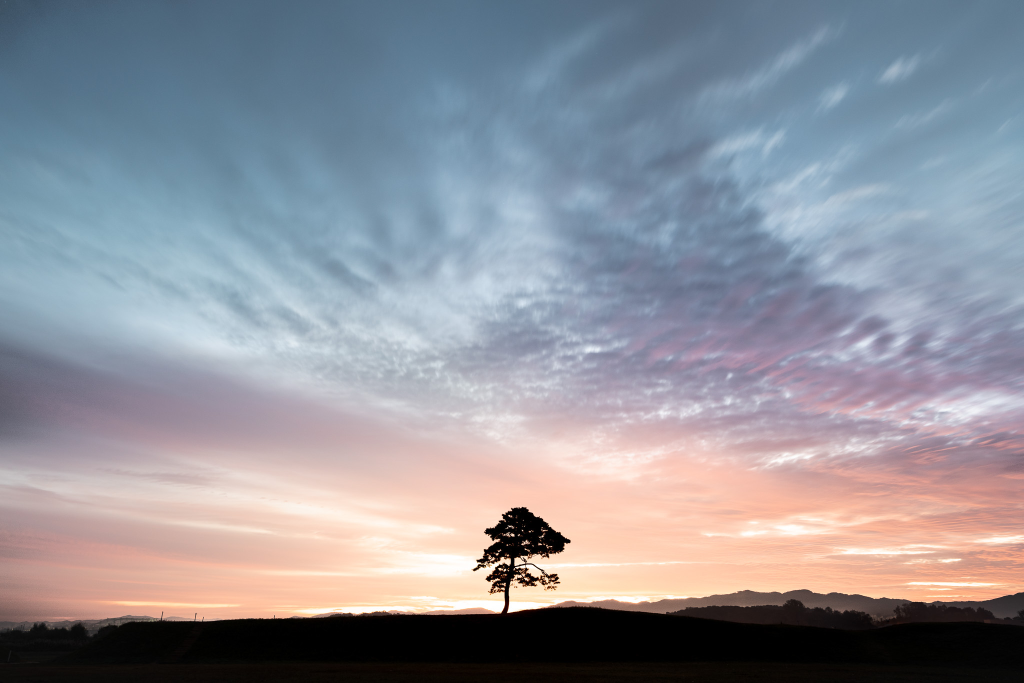
#> input picture Kmeans_Image_Color_Compression/R3B03380.jpg, 2048 x 1366 px (shown at 1/2 size)
$ python kmeans_image_color_compression.py
#> lines starting #> are read from the running program, lines starting #| are printed output that depends on the picture
import numpy as np
import cv2
IMG_PATH = './R3B03380.jpg'
K_INDEX = [4, 8, 16]

img, res, criteria = cv2.imread(IMG_PATH), list(), (cv2.TERM_CRITERIA_EPS + cv2.TERM_CRITERIA_MAX_ITER, 10000, 0.0001)
#> img is the input picture: shape (1366, 2048, 3); mean B, G, R 153.8, 145.2, 143.5
#> res = []; criteria = (3, 10000, 0.0001)
imgshape = [img.shape[0] // 2, img.shape[1] // 2, img.shape[2]]
#> imgshape = [683, 1024, 3]
img = np.float32(cv2.resize(img, (imgshape[1], imgshape[0])).reshape((-1, 3)))

for k in K_INDEX:
    tmp = cv2.kmeans(img, k, None, criteria, 1, cv2.KMEANS_PP_CENTERS)
    res.append(np.uint8(tmp[2])[tmp[1].flatten()].reshape(imgshape))
#> after the loop, res = 3 items

for i, r in enumerate(res):
    cv2.imshow('Clustering with K = {0}'.format(K_INDEX[i]), r)
    cv2.waitKey(0)
#> this loop made 3 passes
#> pass 1, `cv2.imshow('Clustering with K = {0}'.format(K_INDEX[i]), r)`:
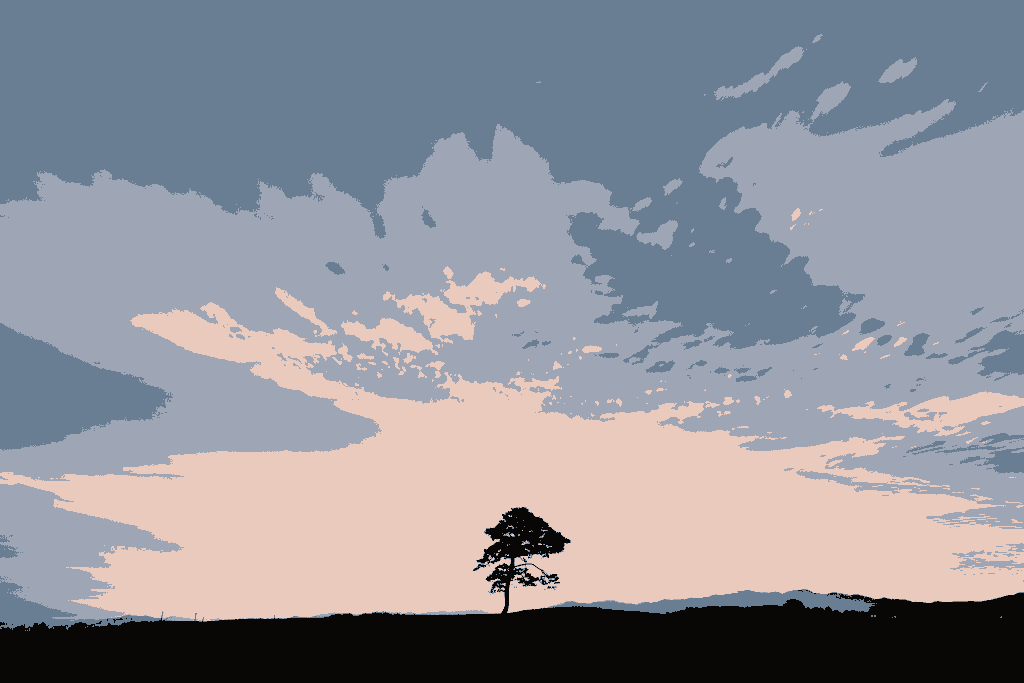
#> window 'Clustering with K = 4': shape (683, 1024, 3); mean B, G, R 153.5, 144.8, 143.2
#> pass 2, `cv2.imshow('Clustering with K = {0}'.format(K_INDEX[i]), r)`:
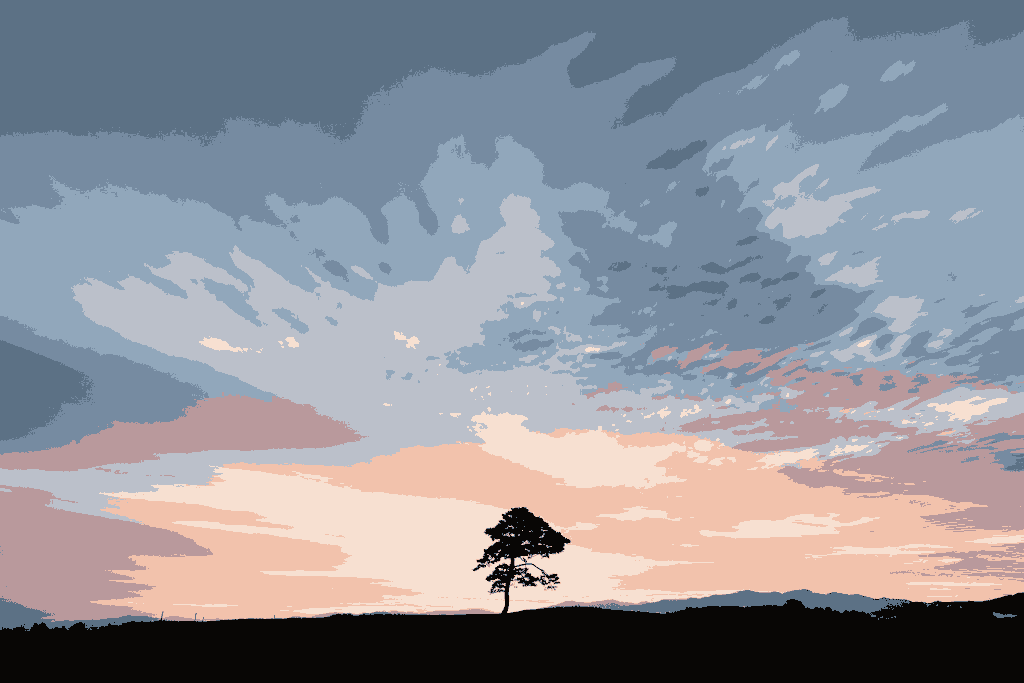
#> window 'Clustering with K = 8': shape (683, 1024, 3); mean B, G, R 153.6, 144.9, 142.9
cv2.destroyAllWindows()

$ run again, with Kmeans_Image_Color_Compression/Clustering_with_K_4.jpg copied over Kmeans_Image_Color_Compression/R3B03380.jpg
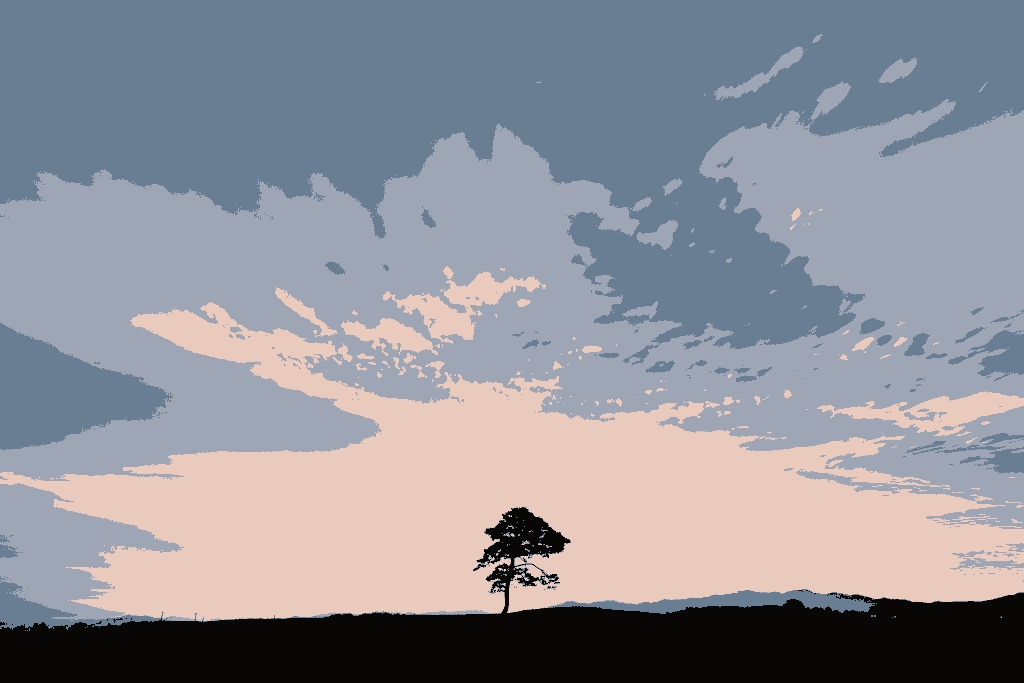
#> input picture Kmeans_Image_Color_Compression/Clustering_with_K_4.jpg, 1024 x 683 px
#> img is the input picture: shape (683, 1024, 3); mean B, G, R 153.2, 144.5, 143.3
#> `img, res, criteria = cv2.imread(IMG_PATH), list(), (cv2.TERM_CRITERIA_..`: res = []; criteria = (3, 10000, 0.0001)
#> after the loop `for k in K_INDEX:`: res = 3 items
#> the loop `for i, r in enumerate(res):` made 3 passes
#> pass 1, `cv2.imshow('Clustering with K = {0}'.format(K_INDEX[i]), r)`:
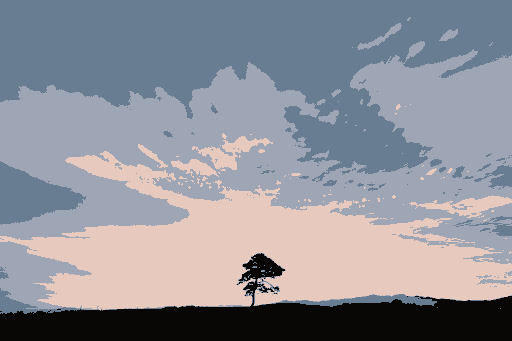
#> window 'Clustering with K = 4': shape (341, 512, 3); mean B, G, R 152.6, 144, 142.8
